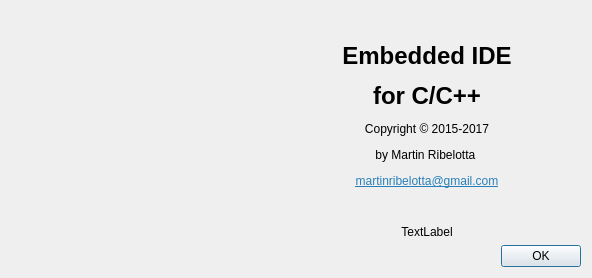
<?xml version="1.0" encoding="UTF-8"?>
<ui version="4.0">
 <class>AboutDialog</class>
 <widget class="QDialog" name="AboutDialog">
  <property name="geometry">
   <rect>
    <x>0</x>
    <y>0</y>
    <width>592</width>
    <height>274</height>
   </rect>
  </property>
  <property name="windowTitle">
   <string>About</string>
  </property>
  <layout class="QHBoxLayout" name="horizontalLayout">
   <item>
    <widget class="QLabel" name="label_2">
     <property name="sizePolicy">
      <sizepolicy hsizetype="Minimum" vsizetype="Minimum">
       <horstretch>0</horstretch>
       <verstretch>0</verstretch>
      </sizepolicy>
     </property>
     <property name="minimumSize">
      <size>
       <width>256</width>
       <height>256</height>
      </size>
     </property>
     <property name="maximumSize">
      <size>
       <width>256</width>
       <height>256</height>
      </size>
     </property>
     <property name="text">
      <string/>
     </property>
     <property name="pixmap">
      <pixmap resource="../resources/resources.qrc">:/images/embedded-ide.ico</pixmap>
     </property>
    </widget>
   </item>
   <item>
    <layout class="QVBoxLayout" name="verticalLayout">
     <item>
      <widget class="QLabel" name="label">
       <property name="sizePolicy">
        <sizepolicy hsizetype="Preferred" vsizetype="Expanding">
         <horstretch>0</horstretch>
         <verstretch>0</verstretch>
        </sizepolicy>
       </property>
       <property name="text">
        <string>&lt;html&gt;&lt;head/&gt;&lt;body&gt;&lt;p align=&quot;center&quot;&gt;&lt;span style=&quot; font-size:xx-large; font-weight:600;&quot;&gt;Embedded IDE&lt;/span&gt;&lt;/p&gt;&lt;p align=&quot;center&quot;&gt;&lt;span style=&quot; font-size:xx-large; font-weight:600;&quot;&gt;for C/C++&lt;/span&gt;&lt;/p&gt;&lt;p align=&quot;center&quot;&gt;Copyright © 2015-2017&lt;/p&gt;&lt;p align=&quot;center&quot;&gt;by Martin Ribelotta &lt;/p&gt;&lt;p align=&quot;center&quot;&gt;&lt;a href=&quot;martinribelotta@gmail.com&quot;&gt;&lt;span style=&quot; text-decoration: underline; color:#2980b9;&quot;&gt;martinribelotta@gmail.com&lt;/span&gt;&lt;/a&gt;&lt;/p&gt;&lt;/body&gt;&lt;/html&gt;</string>
       </property>
      </widget>
     </item>
     <item>
      <widget class="QLabel" name="label_VerBuildDate">
       <property name="text">
        <string>TextLabel</string>
       </property>
       <property name="alignment">
        <set>Qt::AlignCenter</set>
       </property>
      </widget>
     </item>
     <item>
      <widget class="QDialogButtonBox" name="buttonBox">
       <property name="orientation">
        <enum>Qt::Horizontal</enum>
       </property>
       <property name="standardButtons">
        <set>QDialogButtonBox::Ok</set>
       </property>
       <property name="centerButtons">
        <bool>false</bool>
       </property>
      </widget>
     </item>
    </layout>
   </item>
  </layout>
 </widget>
 <resources>
  <include location="../resources/resources.qrc"/>
 </resources>
 <connections>
  <connection>
   <sender>buttonBox</sender>
   <signal>accepted()</signal>
   <receiver>AboutDialog</receiver>
   <slot>accept()</slot>
   <hints>
    <hint type="sourcelabel">
     <x>248</x>
     <y>254</y>
    </hint>
    <hint type="destinationlabel">
     <x>157</x>
     <y>274</y>
    </hint>
   </hints>
  </connection>
  <connection>
   <sender>buttonBox</sender>
   <signal>rejected()</signal>
   <receiver>AboutDialog</receiver>
   <slot>reject()</slot>
   <hints>
    <hint type="sourcelabel">
     <x>316</x>
     <y>260</y>
    </hint>
    <hint type="destinationlabel">
     <x>286</x>
     <y>274</y>
    </hint>
   </hints>
  </connection>
 </connections>
</ui>
